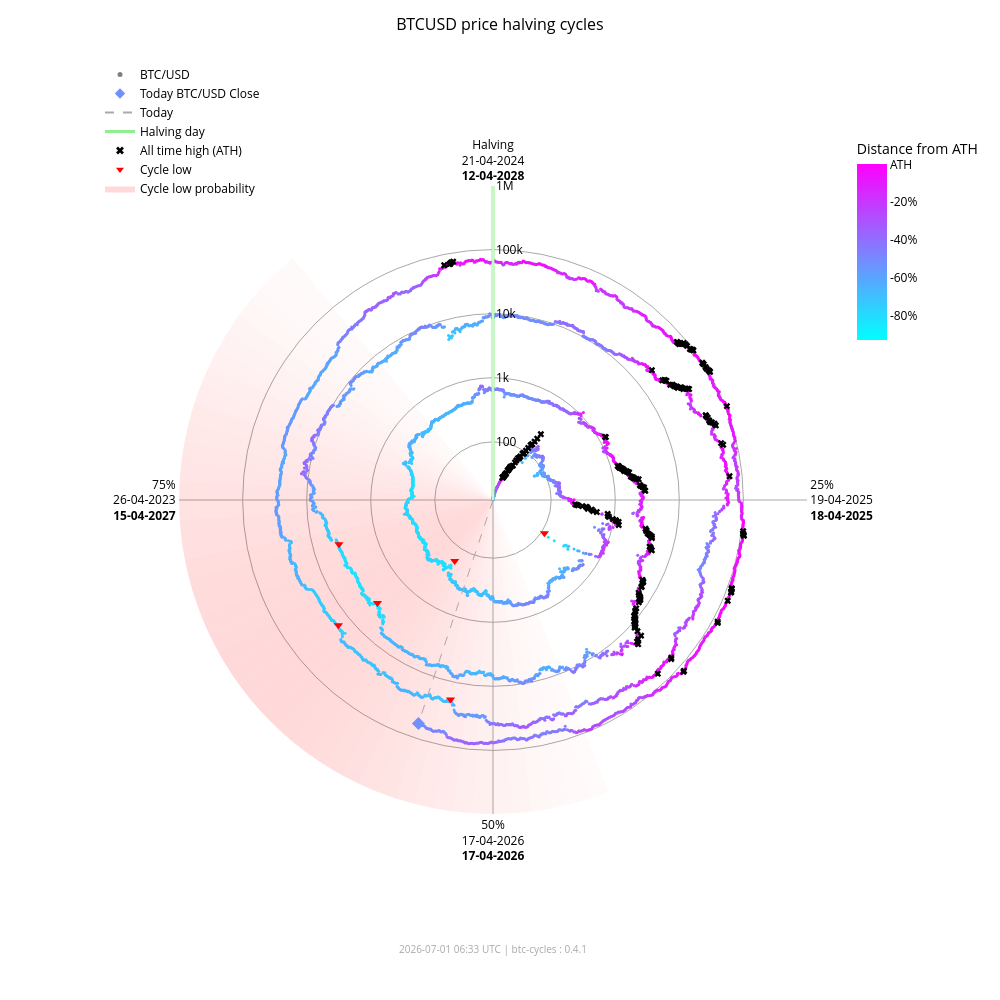

Notebook source saved alongside this figure:
### Markdown cell above
### Interactive chart (plotly)

### Code cell
fig_interactive = btc.plot(
    kind="interactive",
    from_date="2012-11-28",
)
# plotly config for interactivity
config = {"scrollZoom": True, "displayModeBar": True}
# display in notebook
fig_interactive.show(config=config)

### Figure 1 — Plotly figure (JSON) as saved in the notebook; plotly's stock layout.template omitted (floating-point values rounded to 4 significant figures; data arrays with more than 128 entries replaced by an {"elided": "..."} marker saying what was removed)
{"data": [{"fill": "toself", "fillcolor": "rgba(255,0,0,0.017168280509461755)", "hoverinfo": "skip", "line": {"width": 0}, "mode": "lines", "r": [12.35, 1000000, 1000000, 12.35, 12.35], "showlegend": false, "theta": [158.4, 158.4, 162.0, 162.0, 158.4], "type": "scatterpolar"}, {"fill": "toself", "fillcolor": "rgba(255,0,0,0.022114794501891175)", "hoverinfo": "skip", "line": {"width": 0}, "mode": "lines", "r": [12.35, 1000000, 1000000, 12.35, 12.35], "showlegend": false, "theta": [162.0, 162.0, 165.6, 165.6, 162.0], "type": "scatterpolar"}, {"fill": "toself", "fillcolor": "rgba(255,0,0,0.02790404259511669)", "hoverinfo": "skip", "line": {"width": 0}, "mode": "lines", "r": [12.35, 1000000, 1000000, 12.35, 12.35], "showlegend": false, "theta": [165.6, 165.6, 169.2, 169.2, 165.6], "type": "scatterpolar"}, {"fill": "toself", "fillcolor": "rgba(255,0,0,0.034518294852420334)", "hoverinfo": "skip", "line": {"width": 0}, "mode": "lines", "r": [12.35, 1000000, 1000000, 12.35, 12.35], "showlegend": false, "theta": [169.2, 169.2, 172.8, 172.8, 169.2], "type": "scatterpolar"}, {"fill": "toself", "fillcolor": "rgba(255,0,0,0.041901979682821514)", "hoverinfo": "skip", "line": {"width": 0}, "mode": "lines", "r": [12.35, 1000000, 1000000, 12.35, 12.35], "showlegend": false, "theta": [172.8, 172.8, 176.4, 176.4, 172.8], "type": "scatterpolar"}, {"fill": "toself", "fillcolor": "rgba(255,0,0,0.04996405861294358)", "hoverinfo": "skip", "line": {"width": 0}, "mode": "lines", "r": [12.35, 1000000, 1000000, 12.35, 12.35], "showlegend": false, "theta": [176.4, 176.4, 180.0, 180.0, 176.4], "type": "scatterpolar"}, {"fill": "toself", "fillcolor": "rgba(255,0,0,0.05858349692240514)", "hoverinfo": "skip", "line": {"width": 0}, "mode": "lines", "r": [12.35, 1000000, 1000000, 12.35, 12.35], "showlegend": false, "theta": [180.0, 180.0, 183.6, 183.6, 180.0], "type": "scatterpolar"}, {"fill": "toself", "fillcolor": "rgba(255,0,0,0.06761662035375064)", "hoverinfo": "skip", "line": {"width": 0}, "mode": "lines", "r": [12.35, 1000000, 1000000, 12.35, 12.35], "showlegend": false, "theta": [183.6, 183.6, 187.2, 187.2, 183.6], "type": "scatterpolar"}, {"fill": "toself", "fillcolor": "rgba(255,0,0,0.07690481219944661)", "hoverinfo": "skip", "line": {"width": 0}, "mode": "lines", "r": [12.35, 1000000, 1000000, 12.35, 12.35], "showlegend": false, "theta": [187.2, 187.2, 190.8, 190.8, 187.2], "type": "scatterpolar"}, {"fill": "toself", "fillcolor": "rgba(255,0,0,0.08628112000611096)", "hoverinfo": "skip", "line": {"width": 0}, "mode": "lines", "r": [12.35, 1000000, 1000000, 12.35, 12.35], "showlegend": false, "theta": [190.8, 190.8, 194.4, 194.4, 190.8], "type": "scatterpolar"}, {"fill": "toself", "fillcolor": "rgba(255,0,0,0.09557490841018089)", "hoverinfo": "skip", "line": {"width": 0}, "mode": "lines", "r": [12.35, 1000000, 1000000, 12.35, 12.35], "showlegend": false, "theta": [194.4, 194.4, 198.0, 198.0, 194.4], "type": "scatterpolar"}, {"fill": "toself", "fillcolor": "rgba(255,0,0,0.10461455782963762)", "hoverinfo": "skip", "line": {"width": 0}, "mode": "lines", "r": [12.35, 1000000, 1000000, 12.35, 12.35], "showlegend": false, "theta": [198.0, 198.0, 201.6, 201.6, 198.0], "type": "scatterpolar"}, {"fill": "toself", "fillcolor": "rgba(255,0,0,0.11322908719652829)", "hoverinfo": "skip", "line": {"width": 0}, "mode": "lines", "r": [12.35, 1000000, 1000000, 12.35, 12.35], "showlegend": false, "theta": [201.6, 201.6, 205.2, 205.2, 201.6], "type": "scatterpolar"}, {"fill": "toself", "fillcolor": "rgba(255,0,0,0.12125015337052986)", "hoverinfo": "skip", "line": {"width": 0}, "mode": "lines", "r": [12.35, 1000000, 1000000, 12.35, 12.35], "showlegend": false, "theta": [205.2, 205.2, 208.8, 208.8, 205.2], "type": "scatterpolar"}, {"fill": "toself", "fillcolor": "rgba(255,0,0,0.12851590515331976)", "hoverinfo": "skip", "line": {"width": 0}, "mode": "lines", "r": [12.35, 1000000, 1000000, 12.35, 12.35], "showlegend": false, "theta": [208.8, 208.8, 212.4, 212.4, 208.8], "type": "scatterpolar"}, {"fill": "toself", "fillcolor": "rgba(255,0,0,0.13487757461161184)", "hoverinfo": "skip", "line": {"width": 0}, "mode": "lines", "r": [12.35, 1000000, 1000000, 12.35, 12.35], "showlegend": false, "theta": [212.4, 212.4, 216.0, 216.0, 212.4], "type": "scatterpolar"}, {"fill": "toself", "fillcolor": "rgba(255,0,0,0.14020862181849592)", "hoverinfo": "skip", "line": {"width": 0}, "mode": "lines", "r": [12.35, 1000000, 1000000, 12.35, 12.35], "showlegend": false, "theta": [216.0, 216.0, 219.6, 219.6, 216.0], "type": "scatterpolar"}, {"fill": "toself", "fillcolor": "rgba(255,0,0,0.14441504950654527)", "hoverinfo": "skip", "line": {"width": 0}, "mode": "lines", "r": [12.35, 1000000, 1000000, 12.35, 12.35], "showlegend": false, "theta": [219.6, 219.6, 223.2, 223.2, 219.6], "type": "scatterpolar"}, {"fill": "toself", "fillcolor": "rgba(255,0,0,0.14744459351271713)", "hoverinfo": "skip", "line": {"width": 0}, "mode": "lines", "r": [12.35, 1000000, 1000000, 12.35, 12.35], "showlegend": false, "theta": [223.2, 223.2, 226.8, 226.8, 223.2], "type": "scatterpolar"}, {"fill": "toself", "fillcolor": "rgba(255,0,0,0.14929223192296423)", "hoverinfo": "skip", "line": {"width": 0}, "mode": "lines", "r": [12.35, 1000000, 1000000, 12.35, 12.35], "showlegend": false, "theta": [226.8, 226.8, 230.4, 230.4, 226.8], "type": "scatterpolar"}, {"fill": "toself", "fillcolor": "rgba(255,0,0,0.15)", "hoverinfo": "skip", "line": {"width": 0}, "mode": "lines", "r": [12.35, 1000000, 1000000, 12.35, 12.35], "showlegend": false, "theta": [230.4, 230.4, 234.0, 234.0, 230.4], "type": "scatterpolar"}, {"fill": "toself", "fillcolor": "rgba(255,0,0,0.14965033825231114)", "hoverinfo": "skip", "line": {"width": 0}, "mode": "lines", "r": [12.35, 1000000, 1000000, 12.35, 12.35], "showlegend": false, "theta": [234.0, 234.0, 237.6, 237.6, 234.0], "type": "scatterpolar"}, {"fill": "toself", "fillcolor": "rgba(255,0,0,0.14835378057909807)", "hoverinfo": "skip", "line": {"width": 0}, "mode": "lines", "r": [12.35, 1000000, 1000000, 12.35, 12.35], "showlegend": false, "theta": [237.6, 237.6, 241.2, 241.2, 237.6], "type": "scatterpolar"}, {"fill": "toself", "fillcolor": "rgba(255,0,0,0.14623322283554635)", "hoverinfo": "skip", "line": {"width": 0}, "mode": "lines", "r": [12.35, 1000000, 1000000, 12.35, 12.35], "showlegend": false, "theta": [241.2, 241.2, 244.8, 244.8, 241.2], "type": "scatterpolar"}, {"fill": "toself", "fillcolor": "rgba(255,0,0,0.1434078538226231)", "hoverinfo": "skip", "line": {"width": 0}, "mode": "lines", "r": [12.35, 1000000, 1000000, 12.35, 12.35], "showlegend": false, "theta": [244.8, 244.8, 248.4, 248.4, 244.8], "type": "scatterpolar"}, {"fill": "toself", "fillcolor": "rgba(255,0,0,0.13997983179373427)", "hoverinfo": "skip", "line": {"width": 0}, "mode": "lines", "r": [12.35, 1000000, 1000000, 12.35, 12.35], "showlegend": false, "theta": [248.4, 248.4, 252.0, 252.0, 248.4], "type": "scatterpolar"}, {"fill": "toself", "fillcolor": "rgba(255,0,0,0.13602598258454268)", "hoverinfo": "skip", "line": {"width": 0}, "mode": "lines", "r": [12.35, 1000000, 1000000, 12.35, 12.35], "showlegend": false, "theta": [252.0, 252.0, 255.6, 255.6, 252.0], "type": "scatterpolar"}, {"fill": "toself", "fillcolor": "rgba(255,0,0,0.13159547355344953)", "hoverinfo": "skip", "line": {"width": 0}, "mode": "lines", "r": [12.35, 1000000, 1000000, 12.35, 12.35], "showlegend": false, "theta": [255.6, 255.6, 259.2, 259.2, 255.6], "type": "scatterpolar"}, {"fill": "toself", "fillcolor": "rgba(255,0,0,0.12671301775492697)", "hoverinfo": "skip", "line": {"width": 0}, "mode": "lines", "r": [12.35, 1000000, 1000000, 12.35, 12.35], "showlegend": false, "theta": [259.2, 259.2, 262.8, 262.8, 259.2], "type": "scatterpolar"}, {"fill": "toself", "fillcolor": "rgba(255,0,0,0.12138610149219965)", "hoverinfo": "skip", "line": {"width": 0}, "mode": "lines", "r": [12.35, 1000000, 1000000, 12.35, 12.35], "showlegend": false, "theta": [262.8, 262.8, 266.4, 266.4, 262.8], "type": "scatterpolar"}, {"fill": "toself", "fillcolor": "rgba(255,0,0,0.1156142551644921)", "hoverinfo": "skip", "line": {"width": 0}, "mode": "lines", "r": [12.35, 1000000, 1000000, 12.35, 12.35], "showlegend": false, "theta": [266.4, 266.4, 270.0, 270.0, 266.4], "type": "scatterpolar"}, {"fill": "toself", "fillcolor": "rgba(255,0,0,0.10939851441251548)", "hoverinfo": "skip", "line": {"width": 0}, "mode": "lines", "r": [12.35, 1000000, 1000000, 12.35, 12.35], "showlegend": false, "theta": [270.0, 270.0, 273.6, 273.6, 270.0], "type": "scatterpolar"}, {"fill": "toself", "fillcolor": "rgba(255,0,0,0.10274974912946185)", "hoverinfo": "skip", "line": {"width": 0}, "mode": "lines", "r": [12.35, 1000000, 1000000, 12.35, 12.35], "showlegend": false, "theta": [273.6, 273.6, 277.2, 277.2, 273.6], "type": "scatterpolar"}, {"fill": "toself", "fillcolor": "rgba(255,0,0,0.09569517349791425)", "hoverinfo": "skip", "line": {"width": 0}, "mode": "lines", "r": [12.35, 1000000, 1000000, 12.35, 12.35], "showlegend": false, "theta": [277.2, 277.2, 280.8, 280.8, 277.2], "type": "scatterpolar"}, {"fill": "toself", "fillcolor": "rgba(255,0,0,0.08828282625646727)", "hoverinfo": "skip", "line": {"width": 0}, "mode": "lines", "r": [12.35, 1000000, 1000000, 12.35, 12.35], "showlegend": false, "theta": [280.8, 280.8, 284.4, 284.4, 280.8], "type": "scatterpolar"}, {"fill": "toself", "fillcolor": "rgba(255,0,0,0.08058400018765345)", "hoverinfo": "skip", "line": {"width": 0}, "mode": "lines", "r": [12.35, 1000000, 1000000, 12.35, 12.35], "showlegend": false, "theta": [284.4, 284.4, 288.0, 288.0, 284.4], "type": "scatterpolar"}, {"fill": "toself", "fillcolor": "rgba(255,0,0,0.07269354608292704)", "hoverinfo": "skip", "line": {"width": 0}, "mode": "lines", "r": [12.35, 1000000, 1000000, 12.35, 12.35], "showlegend": false, "theta": [288.0, 288.0, 291.6, 291.6, 288.0], "type": "scatterpolar"}, {"fill": "toself", "fillcolor": "rgba(255,0,0,0.06472784449068783)", "hoverinfo": "skip", "line": {"width": 0}, "mode": "lines", "r": [12.35, 1000000, 1000000, 12.35, 12.35], "showlegend": false, "theta": [291.6, 291.6, 295.2, 295.2, 291.6], "type": "scatterpolar"}, {"fill": "toself", "fillcolor": "rgba(255,0,0,0.05682021976743955)", "hoverinfo": "skip", "line": {"width": 0}, "mode": "lines", "r": [12.35, 1000000, 1000000, 12.35, 12.35], "showlegend": false, "theta": [295.2, 295.2, 298.8, 298.8, 295.2], "type": "scatterpolar"}, {"fill": "toself", "fillcolor": "rgba(255,0,0,0.04911378436707333)", "hoverinfo": "skip", "line": {"width": 0}, "mode": "lines", "r": [12.35, 1000000, 1000000, 12.35, 12.35], "showlegend": false, "theta": [298.8, 298.8, 302.4, 302.4, 298.8], "type": "scatterpolar"}, {"fill": "toself", "fillcolor": "rgba(255,0,0,0.04175213714896469)", "hoverinfo": "skip", "line": {"width": 0}, "mode": "lines", "r": [12.35, 1000000, 1000000, 12.35, 12.35], "showlegend": false, "theta": [302.4, 302.4, 306.0, 306.0, 302.4], "type": "scatterpolar"}, {"fill": "toself", "fillcolor": "rgba(255,0,0,0.034868865657538876)", "hoverinfo": "skip", "line": {"width": 0}, "mode": "lines", "r": [12.35, 1000000, 1000000, 12.35, 12.35], "showlegend": false, "theta": [306.0, 306.0, 309.6, 309.6, 306.0], "type": "scatterpolar"}, {"fill": "toself", "fillcolor": "rgba(255,0,0,0.02857722515334582)", "hoverinfo": "skip", "line": {"width": 0}, "mode": "lines", "r": [12.35, 1000000, 1000000, 12.35, 12.35], "showlegend": false, "theta": [309.6, 309.6, 313.2, 313.2, 309.6], "type": "scatterpolar"}, {"fill": "toself", "fillcolor": "rgba(255,0,0,0.022961515313555197)", "hoverinfo": "skip", "line": {"width": 0}, "mode": "lines", "r": [12.35, 1000000, 1000000, 12.35, 12.35], "showlegend": false, "theta": [313.2, 313.2, 316.8, 316.8, 313.2], "type": "scatterpolar"}, {"fill": "toself", "fillcolor": "rgba(255,0,0,0.01807146942917362)", "hoverinfo": "skip", "line": {"width": 0}, "mode": "lines", "r": [12.35, 1000000, 1000000, 12.35, 12.35], "showlegend": false, "theta": [316.8, 316.8, 320.4, 320.4, 316.8], "type": "scatterpolar"}, {"hoverinfo": "text", "marker": {"color": {"elided": "4964 str values"}, "size": 3}, "mode": "markers", "r": {"elided": "4964 float values"}, "showlegend": false, "text": {"elided": "4964 str values"}, "theta": {"elided": "4964 float values"}, "type": "scatterpolar"}, {"hoverinfo": "skip", "line": {"color": "lightgreen", "width": 3}, "mode": "lines", "r": [12.35, 1000000], "showlegend": false, "theta": [0, 0], "type": "scatterpolar"}, {"hoverinfo": "skip", "line": {"color": "darkgrey", "dash": "dash", "width": 1}, "mode": "lines", "r": [12.35, 58750.0], "showlegend": false, "theta": [198.5, 198.5], "type": "scatterpolar"}, {"hoverinfo": "text", "marker": {"color": "#6e91ff", "size": 10, "symbol": "diamond"}, "mode": "markers", "r": [58750.0], "showlegend": false, "text": ["Today<br>Date: 2026-07-01<br>Price: $58,746.68"], "theta": [198.5], "type": "scatterpolar"}, {"hoverinfo": "text", "marker": {"color": "black", "size": 6, "symbol": "x"}, "mode": "markers", "r": {"elided": "195 float values"}, "showlegend": false, "text": {"elided": "195 str values"}, "theta": {"elided": "195 float values"}, "type": "scatterpolar"}, {"hoverinfo": "text", "marker": {"color": "red", "size": 8, "symbol": "triangle-down"}, "mode": "markers", "r": [111.6, 164.9, 3233.0, 3925.0, 18950.0, 15760.0], "showlegend": false, "text": ["Cycle Low<br>Date: 2014-02-21<br>Price: $111.56<br>ATH distance: -91.0%", "Cycle Low<br>Date: 2015-01-14<br>Price: $164.92<br>ATH distance: -86.7%", "Cycle Low<br>Date: 2018-12-15<br>Price: $3,232.51<br>ATH distance: -83.3%", "Cycle Low<br>Date: 2019-03-25<br>Price: $3,924.55<br>ATH distance: -79.7%", "Cycle Low<br>Date: 2022-06-18<br>Price: $18,954.25<br>ATH distance: -71.9%", "Cycle Low<br>Date: 2022-11-21<br>Price: $15,760.19<br>ATH distance: -76.7%"], "theta": [122.8, 212.1, 228.3, 254.0, 192.0, 231.0], "type": "scatterpolar"}, {"marker": {"color": "grey", "size": 5}, "mode": "markers", "name": "BTC/USD", "r": [null], "theta": [null], "type": "scatterpolar"}, {"marker": {"color": "#6e91ff", "size": 8, "symbol": "diamond"}, "mode": "markers", "name": "Today BTC/USD Close", "r": [null], "theta": [null], "type": "scatterpolar"}, {"line": {"color": "darkgrey", "dash": "dash"}, "mode": "lines", "name": "Today", "r": [null], "theta": [null], "type": "scatterpolar"}, {"line": {"color": "lightgreen", "width": 3}, "mode": "lines", "name": "Halving day", "r": [null], "theta": [null], "type": "scatterpolar"}, {"marker": {"color": "black", "size": 7, "symbol": "x"}, "mode": "markers", "name": "All time high (ATH)", "r": [null], "theta": [null], "type": "scatterpolar"}, {"marker": {"color": "red", "size": 7, "symbol": "triangle-down"}, "mode": "markers", "name": "Cycle low", "r": [null], "theta": [null], "type": "scatterpolar"}, {"fill": "toself", "fillcolor": "rgba(255,0,0,0.15)", "line": {"width": 0}, "mode": "lines", "name": "Cycle low probability", "r": [null], "theta": [null], "type": "scatterpolar"}, {"hoverinfo": "skip", "marker": {"cmax": 0, "cmin": -0.9307, "color": [0], "colorbar": {"len": 0.25, "ticktext": ["ATH", "-20%", "-40%", "-60%", "-80%", "-100%"], "tickvals": [0, -0.2, -0.4, -0.6, -0.8, -1.0], "title": {"text": "Distance from ATH"}, "x": 0.95, "y": 0.92, "yanchor": "top"}, "colorscale": {"elided": "256x2 mixed values"}, "showscale": true, "size": 0}, "mode": "markers", "r": [null], "showlegend": false, "theta": [null], "type": "scatterpolar"}], "layout": {"annotations": [{"font": {"color": "darkgrey", "size": 10}, "showarrow": false, "text": "2026-07-01 06:33 UTC | btc-cycles : 0.4.1", "x": 0.5, "xref": "paper", "y": -0.02, "yref": "paper"}], "font": {"color": "black"}, "height": 1000, "legend": {"bgcolor": "rgba(0,0,0,0)", "font": {"color": "black"}, "x": 0.0, "y": 1.0}, "margin": {"b": 60, "l": 100, "r": 80, "t": 60}, "paper_bgcolor": "white", "plot_bgcolor": "white", "polar": {"angularaxis": {"color": "black", "direction": "clockwise", "gridcolor": "darkgrey", "rotation": 90, "ticktext": ["Halving<br>21-04-2024<br><b>12-04-2028</b>", "25%<br>19-04-2025<br><b>18-04-2025</b>", "50%<br>17-04-2026<br><b>17-04-2026</b>", "75%<br>26-04-2023<br><b>15-04-2027</b>"], "tickvals": [0, 90, 180, 270]}, "bgcolor": "white", "domain": {"x": [0.1, 0.9], "y": [0.05, 0.95]}, "radialaxis": {"angle": 90, "color": "black", "gridcolor": "darkgrey", "range": [1.092, 6.0], "tickangle": 90, "ticktext": ["100", "1k", "10k", "100k", "1M"], "tickvals": [100, 1000, 10000, 100000, 1000000], "type": "log"}}, "title": {"font": {"color": "black", "size": 16}, "text": "BTCUSD price halving cycles", "x": 0.5}, "width": 1000}}
